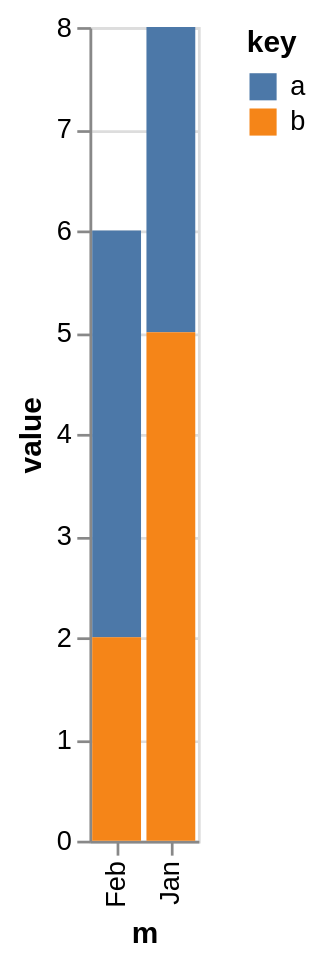

This figure's Vega-Lite source:
### Vega-Lite specification from a JSON file in a GitHub repository (floating-point values rounded to 4 significant figures)
{"$schema": "https://vega.github.io/schema/vega-lite/v6.json", "data": {"values": [{"a": 3, "b": 5, "m": "Jan"}, {"a": 4, "b": 2, "m": "Feb"}]}, "description": "Wide columns folded to key/value.", "encoding": {"color": {"field": "key", "type": "nominal"}, "x": {"field": "m", "type": "ordinal"}, "y": {"field": "value", "type": "quantitative"}}, "mark": "bar", "transform": [{"fold": ["a", "b"]}], "usermeta": {"easel": {"standin_ratio": 0.0236, "threshold": 0.05}}}
